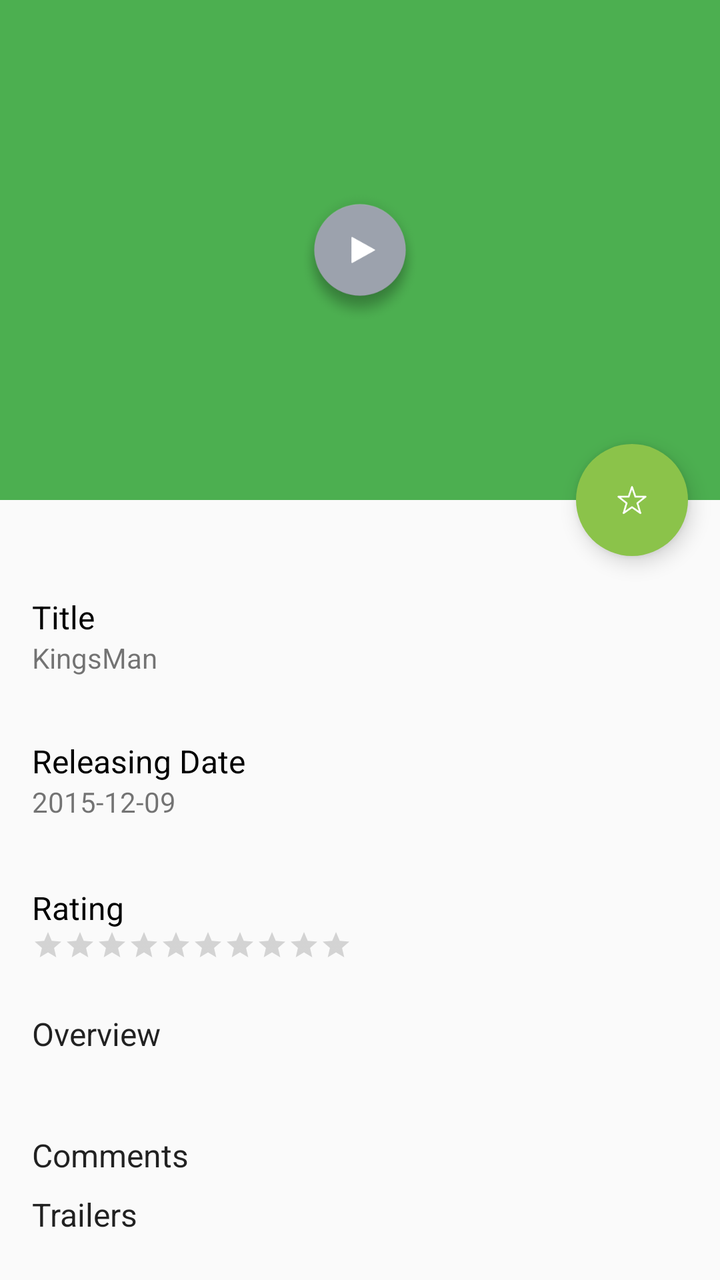
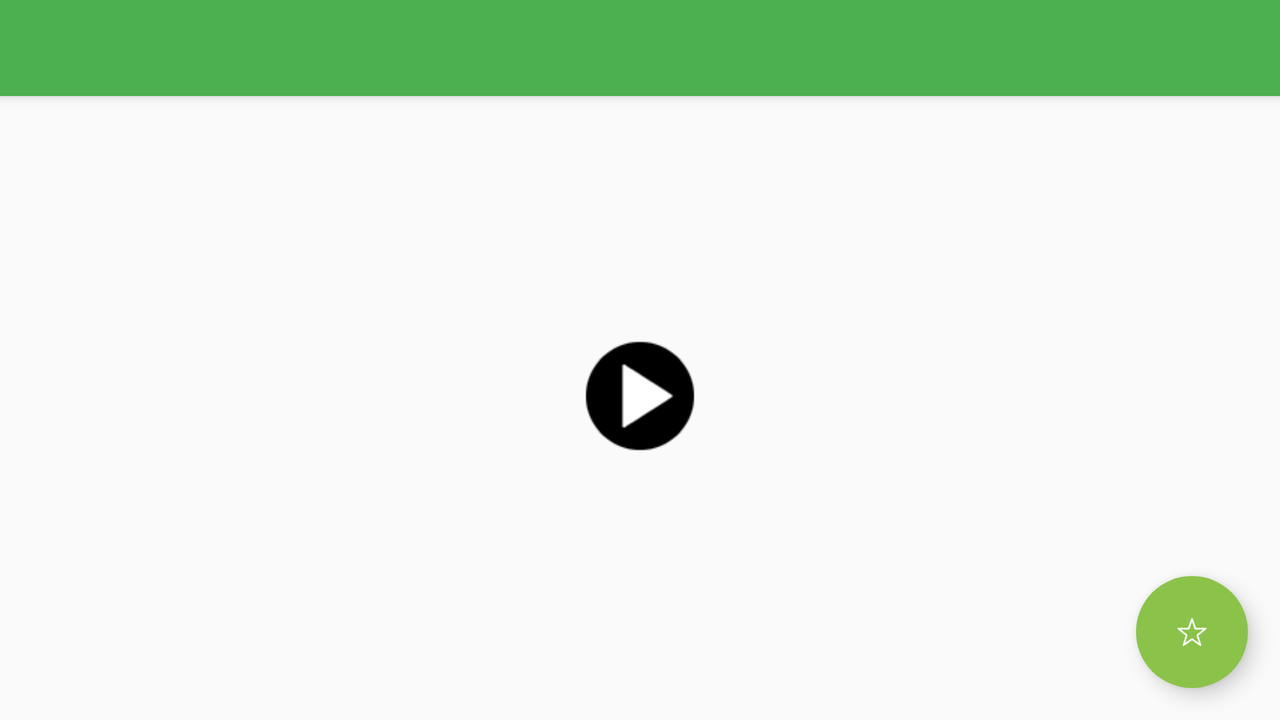

Compare how this app lays out the same screen by default and in its alternative resource folder. The renders come first, then the two layout files and the values they reference.
<!-- AndroidManifest.xml: application theme AppTheme -->
<!-- res/layout/activity_moviedetail.xml -->
<?xml version="1.0" encoding="utf-8"?>
<android.support.design.widget.CoordinatorLayout xmlns:android="http://schemas.android.com/apk/res/android"
    xmlns:app="http://schemas.android.com/apk/res-auto"
    android:layout_width="match_parent"
    android:layout_height="match_parent"
    android:fitsSystemWindows="true">
    
    <android.support.design.widget.AppBarLayout
        android:id="@+id/app_bar_layout"
        android:layout_width="match_parent"
        android:layout_height="wrap_content"
        android:fitsSystemWindows="true"
        android:theme="@style/ThemeOverlay.AppCompat.Dark.ActionBar">

        <android.support.design.widget.CollapsingToolbarLayout
            android:id="@+id/collapsing_toolbar"
            android:layout_width="match_parent"
            android:layout_height="match_parent"
            android:fitsSystemWindows="true"
            app:contentScrim="?attr/colorPrimary"
            app:expandedTitleMarginEnd="64dp"
            app:expandedTitleMarginStart="48dp"
            app:layout_scrollFlags="scroll|exitUntilCollapsed">

            <ImageView
                android:id="@+id/img_movie_poster"
                android:layout_width="match_parent"
                android:layout_height="250dp"
                android:fitsSystemWindows="true"
                android:scaleType="centerCrop"
                android:transitionName="@string/transition_string"
                app:layout_collapseMode="parallax" />

            <ImageView
                android:id="@+id/iv_play_movie"
                android:layout_width="70dp"
                android:layout_height="70dp"
                android:layout_gravity="center"
                android:alpha="1"
                android:src="@drawable/btn_play" />

            <android.support.v7.widget.Toolbar
                android:id="@+id/toolbar"
                android:layout_width="match_parent"
                android:layout_height="?attr/actionBarSize"
                app:layout_collapseMode="pin"
                app:popupTheme="@style/ThemeOverlay.AppCompat.Light" />
        </android.support.design.widget.CollapsingToolbarLayout>

    </android.support.design.widget.AppBarLayout>

    <android.support.v4.widget.NestedScrollView
        android:id="@+id/scroll"
        android:layout_width="match_parent"
        android:layout_height="match_parent"
        android:paddingBottom="?attr/actionBarSize"
        android:clipToPadding="false"
        app:layout_behavior="@string/appbar_scrolling_view_behavior">

        <include
            layout="@layout/movie_detail_body"
            android:layout_width="match_parent"
            android:layout_height="match_parent"
            android:layout_marginBottom="16dp"
            android:layout_marginLeft="16dp"
            android:layout_marginRight="16dp"
            android:layout_marginTop="32dp"/>

    </android.support.v4.widget.NestedScrollView>

    <android.support.design.widget.FloatingActionButton
        android:id="@+id/fab"
        style="@style/FabStyle"
        app:borderWidth="0dp"
        app:fabSize="normal"
        app:layout_anchor="@id/app_bar_layout"
        app:layout_anchorGravity="bottom|right|end" />


</android.support.design.widget.CoordinatorLayout>
<!-- res/layout/movie_detail_body.xml (included above) -->
<?xml version="1.0" encoding="utf-8"?>
<LinearLayout xmlns:android="http://schemas.android.com/apk/res/android"
    android:id="@+id/rl_rating_info"
    android:layout_width="match_parent"
    android:layout_height="wrap_content"
    android:layout_marginBottom="16dp"
    android:layout_marginLeft="16dp"
    android:layout_marginRight="16dp"
    android:layout_marginTop="32dp"
    android:orientation="vertical">

    <LinearLayout
        android:layout_width="match_parent"
        android:layout_height="72dp">

        <LinearLayout
            android:layout_width="match_parent"
            android:layout_height="wrap_content"
            android:layout_gravity="center_vertical"
            android:orientation="vertical">

            <TextView
                style="@style/TextAppearance.AppCompat.Subhead"
                android:layout_width="match_parent"
                android:layout_height="wrap_content"
                android:text="Title"
                android:textColor="@color/white"
                android:textSize="16sp" />

            <TextView
                android:id="@+id/tv_movie_title"
                android:layout_width="match_parent"
                android:layout_height="match_parent"
                android:text="KingsMan" />
        </LinearLayout>

    </LinearLayout>

    <LinearLayout
        android:layout_width="match_parent"
        android:layout_height="72dp">

        <LinearLayout
            android:layout_width="match_parent"
            android:layout_height="wrap_content"
            android:layout_gravity="center_vertical"
            android:orientation="vertical">

            <TextView
                style="@style/TextAppearance.AppCompat.Subhead"
                android:layout_width="match_parent"
                android:layout_height="wrap_content"
                android:text="Releasing Date"
                android:textColor="@color/white"
                android:textSize="16sp" />

            <TextView
                android:id="@+id/tv_releasing_date"
                android:layout_width="match_parent"
                android:layout_height="match_parent"
                android:text="2015-12-09" />
        </LinearLayout>

    </LinearLayout>

    <LinearLayout
        android:layout_width="match_parent"
        android:layout_height="72dp"
        android:layout_marginBottom="8dp">

        <LinearLayout
            android:layout_width="match_parent"
            android:layout_height="wrap_content"
            android:layout_gravity="center_vertical"
            android:orientation="vertical">

            <TextView
                style="@style/TextAppearance.AppCompat.Subhead"
                android:layout_width="match_parent"
                android:layout_height="wrap_content"
                android:text="Rating"
                android:textColor="@color/white"
                android:textSize="16sp" />

            <RatingBar
                android:id="@+id/rb_movie_rating"
                style="?android:attr/ratingBarStyleSmall"
                android:layout_width="wrap_content"
                android:layout_height="wrap_content"
                android:max="10"
                android:numStars="10" />
        </LinearLayout>
    </LinearLayout>


    <LinearLayout
        android:layout_width="match_parent"
        android:layout_height="wrap_content"
        android:orientation="vertical">

        <LinearLayout
            android:layout_width="match_parent"
            android:layout_height="wrap_content"
            android:layout_gravity="center_vertical"
            android:orientation="vertical">

            <TextView
                style="@style/TextAppearance.AppCompat.Headline"
                android:layout_width="match_parent"
                android:layout_height="wrap_content"
                android:layout_marginBottom="4dp"
                android:gravity="center_vertical"
                android:text="Overview"
                android:textSize="16sp" />

            <TextView
                android:id="@+id/tv_overview"
                android:layout_width="match_parent"
                android:layout_height="match_parent" />
        </LinearLayout>
    </LinearLayout>

    <TextView
        android:id="@+id/tv_comment_title"
        style="@style/TextAppearance.AppCompat.Headline"
        android:layout_width="match_parent"
        android:layout_height="wrap_content"
        android:layout_marginTop="16dp"
        android:text="Comments"
        android:textSize="16sp" />

    <LinearLayout
        android:id="@+id/ll_comments"
        android:layout_width="match_parent"
        android:layout_height="wrap_content"
        android:orientation="vertical" />

    <TextView
        android:id="@+id/tv_trailer_title"
        style="@style/TextAppearance.AppCompat.Headline"
        android:layout_width="match_parent"
        android:layout_height="wrap_content"
        android:layout_marginBottom="8dp"
        android:layout_marginTop="8dp"
        android:text="Trailers"
        android:textSize="16sp" />

    <LinearLayout
        android:id="@+id/ll_trailers"
        android:layout_width="match_parent"
        android:layout_height="wrap_content"
        android:layout_marginBottom="8dp"
        android:orientation="vertical" />
</LinearLayout>
<!-- resources referenced by this layout -->
<resources>
  <color name="white">#000000</color>
  <!-- drawable btn_play: png bitmap (drawable-hdpi, 6782 bytes) -->
  <string name="transition_string">transition</string>
  <style name="FabStyle">
          <item name="android:layout_width">wrap_content</item>
          <item name="android:layout_height">wrap_content</item>
          <item name="android:layout_margin">@dimen/spacing_large</item>
          <item name="android:src">@drawable/ic_unfav</item>
          <item name="borderWidth">0dp</item>
          <item name="elevation">6dp</item>
          <item name="pressedTranslationZ">12dp</item>
          <item name="rippleColor">@android:color/white</item>
      </style>
  <style name="AppTheme" parent="Theme.AppCompat.Light.NoActionBar">
          
          <item name="colorPrimary">@color/primary</item>
          <item name="colorPrimaryDark">@color/primary_dark</item>
          <item name="colorAccent">@color/accent</item>
          <item name="android:windowTranslucentStatus">true</item>
  
          
          <item name="preferenceTheme">@style/PreferenceThemeOverlay</item>
      </style>
  <dimen name="spacing_large">16dp</dimen>
  <!-- drawable ic_unfav: png bitmap (drawable-mdpi, 795 bytes) -->
  <color name="primary">#4CAF50</color>
  <color name="primary_dark">#388E3C</color>
  <color name="accent">#8BC34A</color>
</resources>
<!-- res/layout-land/activity_moviedetail.xml (the repository's variant of the layout above) -->
<!-- drawn on the phone turned sideways -->
<?xml version="1.0" encoding="utf-8"?>
<android.support.design.widget.CoordinatorLayout xmlns:android="http://schemas.android.com/apk/res/android"
    xmlns:app="http://schemas.android.com/apk/res-auto"
    android:layout_width="match_parent"
    android:layout_height="match_parent"
    android:fitsSystemWindows="true">
    
    <android.support.design.widget.AppBarLayout
        android:id="@+id/app_bar_layout"
        android:layout_width="match_parent"
        android:layout_height="wrap_content"
        android:fitsSystemWindows="true"
        android:theme="@style/ThemeOverlay.AppCompat.Dark.ActionBar">

        <android.support.design.widget.CollapsingToolbarLayout
            android:id="@+id/collapsing_toolbar"
            android:layout_width="match_parent"
            android:layout_height="match_parent"
            android:fitsSystemWindows="true"
            app:contentScrim="?attr/colorPrimary"
            app:expandedTitleMarginEnd="64dp"
            app:expandedTitleMarginStart="48dp"
            app:layout_scrollFlags="scroll|exitUntilCollapsed">


            <android.support.v7.widget.Toolbar
                android:id="@+id/toolbar"
                android:layout_width="match_parent"
                android:layout_height="?attr/actionBarSize"
                app:layout_collapseMode="pin"
                app:popupTheme="@style/ThemeOverlay.AppCompat.Light" />
        </android.support.design.widget.CollapsingToolbarLayout>

    </android.support.design.widget.AppBarLayout>

    <android.support.v4.widget.NestedScrollView
        android:id="@+id/scroll"
        android:layout_width="match_parent"
        android:layout_height="match_parent"
        android:clipToPadding="false"
        app:layout_behavior="@string/appbar_scrolling_view_behavior">

        <LinearLayout
            android:layout_width="match_parent"
            android:layout_height="wrap_content"
            android:orientation="vertical">

            <FrameLayout
                android:layout_width="match_parent"
                android:layout_height="wrap_content">

                <ImageView
                    android:id="@+id/img_movie_poster"
                    android:layout_width="match_parent"
                    android:layout_height="300dp"
                    android:fitsSystemWindows="true"
                    android:scaleType="centerCrop"
                    android:transitionName="@string/transition_string"
                    app:layout_collapseMode="parallax" />

                <ImageView
                    android:id="@+id/iv_play_movie"
                    android:layout_width="90dp"
                    android:layout_height="90dp"
                    android:layout_gravity="center"
                    android:alpha="1"
                    android:src="@drawable/ic_play_button" />
            </FrameLayout>

            <LinearLayout
                android:id="@+id/rl_rating_info"
                android:layout_width="match_parent"
                android:layout_height="wrap_content"
                android:layout_marginBottom="16dp"
                android:layout_marginLeft="16dp"
                android:layout_marginRight="16dp"
                android:layout_marginTop="32dp"
                android:orientation="vertical">

                <LinearLayout
                    android:layout_width="match_parent"
                    android:layout_height="72dp">

                    <LinearLayout
                        android:layout_width="match_parent"
                        android:layout_height="wrap_content"
                        android:layout_gravity="center_vertical"
                        android:orientation="vertical">

                        <TextView
                            style="@style/TextAppearance.AppCompat.Subhead"
                            android:layout_width="match_parent"
                            android:layout_height="wrap_content"
                            android:text="Title"
                            android:textColor="@color/white"
                            android:textSize="16sp" />

                        <TextView
                            android:id="@+id/tv_movie_title"
                            android:layout_width="match_parent"
                            android:layout_height="match_parent"
                            android:text="KingsMan" />
                    </LinearLayout>

                </LinearLayout>

                <LinearLayout
                    android:layout_width="match_parent"
                    android:layout_height="72dp">

                    <LinearLayout
                        android:layout_width="match_parent"
                        android:layout_height="wrap_content"
                        android:layout_gravity="center_vertical"
                        android:orientation="vertical">

                        <TextView
                            style="@style/TextAppearance.AppCompat.Subhead"
                            android:layout_width="match_parent"
                            android:layout_height="wrap_content"
                            android:text="Releasing Date"
                            android:textColor="@color/white"
                            android:textSize="16sp" />

                        <TextView
                            android:id="@+id/tv_releasing_date"
                            android:layout_width="match_parent"
                            android:layout_height="match_parent"
                            android:text="2015-12-09" />
                    </LinearLayout>

                </LinearLayout>

                <LinearLayout
                    android:layout_width="match_parent"
                    android:layout_height="72dp"
                    android:layout_marginBottom="8dp">

                    <LinearLayout
                        android:layout_width="match_parent"
                        android:layout_height="wrap_content"
                        android:layout_gravity="center_vertical"
                        android:orientation="vertical">

                        <TextView
                            style="@style/TextAppearance.AppCompat.Subhead"
                            android:layout_width="match_parent"
                            android:layout_height="wrap_content"
                            android:text="Rating"
                            android:textColor="@color/white"
                            android:textSize="16sp" />

                        <RatingBar
                            android:id="@+id/rb_movie_rating"
                            style="?android:attr/ratingBarStyleSmall"
                            android:layout_width="wrap_content"
                            android:layout_height="wrap_content"
                            android:max="10"
                            android:numStars="10" />
                    </LinearLayout>
                </LinearLayout>


                <LinearLayout
                    android:layout_width="match_parent"
                    android:layout_height="wrap_content"
                    android:orientation="vertical">

                    <LinearLayout
                        android:layout_width="match_parent"
                        android:layout_height="wrap_content"
                        android:layout_gravity="center_vertical"
                        android:orientation="vertical">

                        <TextView
                            style="@style/TextAppearance.AppCompat.Headline"
                            android:layout_width="match_parent"
                            android:layout_height="wrap_content"
                            android:layout_marginBottom="4dp"
                            android:gravity="center_vertical"
                            android:text="Overview"
                            android:textSize="16sp" />

                        <TextView
                            android:id="@+id/tv_overview"
                            android:layout_width="match_parent"
                            android:layout_height="match_parent" />
                    </LinearLayout>
                </LinearLayout>

                <TextView
                    android:id="@+id/tv_comment_title"
                    style="@style/TextAppearance.AppCompat.Headline"
                    android:layout_width="match_parent"
                    android:layout_height="wrap_content"
                    android:layout_marginBottom="8dp"
                    android:layout_marginTop="8dp"
                    android:text="Comments"
                    android:textSize="16sp" />

                <LinearLayout
                    android:id="@+id/ll_comments"
                    android:layout_width="match_parent"
                    android:layout_height="wrap_content"
                    android:orientation="vertical">

                </LinearLayout>

                <TextView
                    android:id="@+id/tv_trailer_title"
                    style="@style/TextAppearance.AppCompat.Headline"
                    android:layout_width="match_parent"
                    android:layout_height="wrap_content"
                    android:layout_marginBottom="8dp"
                    android:layout_marginTop="8dp"
                    android:text="Trailers"
                    android:textSize="16sp" />

                <LinearLayout
                    android:id="@+id/ll_trailers"
                    android:layout_width="match_parent"
                    android:layout_height="wrap_content"
                    android:layout_marginBottom="8dp"
                    android:orientation="vertical" />
            </LinearLayout>
        </LinearLayout>

    </android.support.v4.widget.NestedScrollView>

    <android.support.design.widget.FloatingActionButton
        android:id="@+id/fab"
        style="@style/FabStyle"
        app:borderWidth="0dp"
        app:fabSize="normal"
        app:layout_anchor="@id/img_movie_poster"
        app:layout_scrollFlags="scroll|exitUntilCollapsed"
        app:layout_anchorGravity="bottom|right|end" />


</android.support.design.widget.CoordinatorLayout>
<!-- resources referenced by the variant -->
<!-- as the phone turned sideways resolves them -->
<resources>
  <color name="white">#000000</color>
  <!-- drawable ic_play_button: png bitmap (drawable-hdpi, 933 bytes) -->
  <string name="transition_string">transition</string>
  <style name="FabStyle">
          <item name="android:layout_width">wrap_content</item>
          <item name="android:layout_height">wrap_content</item>
          <item name="android:layout_margin">@dimen/spacing_large</item>
          <item name="android:src">@drawable/ic_unfav</item>
          <item name="borderWidth">0dp</item>
          <item name="elevation">6dp</item>
          <item name="pressedTranslationZ">12dp</item>
          <item name="rippleColor">@android:color/white</item>
      </style>
  <style name="AppTheme" parent="Theme.AppCompat.Light.NoActionBar">
          
          <item name="colorPrimary">@color/primary</item>
          <item name="colorPrimaryDark">@color/primary_dark</item>
          <item name="colorAccent">@color/accent</item>
          <item name="android:windowTranslucentStatus">true</item>
  
          
          <item name="preferenceTheme">@style/PreferenceThemeOverlay</item>
      </style>
  <dimen name="spacing_large">16dp</dimen>
  <!-- drawable ic_unfav: png bitmap (drawable-mdpi, 795 bytes) -->
  <color name="primary">#4CAF50</color>
  <color name="primary_dark">#388E3C</color>
  <color name="accent">#8BC34A</color>
</resources>
